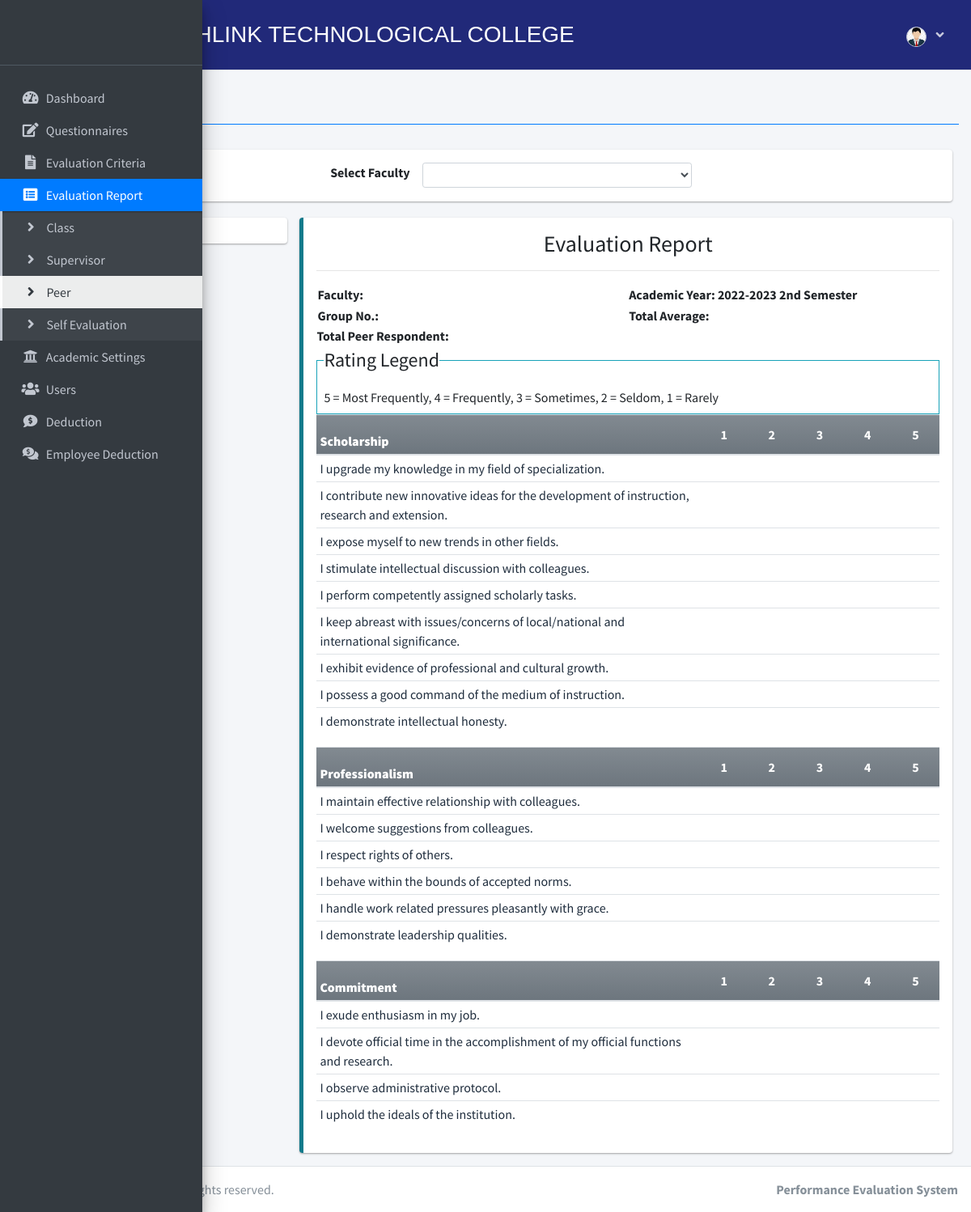
The page /index.php?page=peer (signed in) on the database its author committed.
### tables this page shows
CREATE TABLE `criteria_list` (
  `id` int(30) NOT NULL,
  `criteria` text NOT NULL,
  `type` int(10) NOT NULL COMMENT '(1=student, 2=faculty, 3=supervisor)',
  `order_by` int(30) NOT NULL
);

CREATE TABLE `faculty_que` (
  `id` int(10) NOT NULL,
  `question` text NOT NULL,
  `criteria_id` int(10) NOT NULL,
  `academic_id` int(10) NOT NULL,
  `order_by` int(10) NOT NULL
);

### admin/peer.php (the view, shortened to what this page needs)
<?php $faculty_id = isset($_GET['fid']) ? $_GET['fid'] : ''; ?>
<?php
function ordinal_suffix($num)
{
	$num = $num % 100;
	if ($num < 11 || $num > 13) {
		switch ($num % 10) {
			case 2:
				return $num . 'nd';
		}
	}
	return $num . 'th';
}
?>
<div class="col-lg-12">
	<div class="callout callout-info">
		<div class="d-flex w-100 justify-content-center align-items-center">
			<label for="faculty">Select Faculty</label>
			<div class=" mx-2 col-md-4">
				<select name="" id="faculty_id" class="form-control form-control-sm select2">
					<option value=""></option>
					<?php
					$faculty = $conn->query("SELECT *,concat(firstname,' ',lastname) as name FROM faculty_list order by concat(firstname,' ',lastname) asc");
					while ($row = $faculty->fetch_assoc()):
						?>
						<option value="<?php echo $row['id'] ?>" <?php echo isset($faculty_id) && $faculty_id == $row['id'] ? "selected" : "" ?>><?php echo ucwords($row['name']) ?></option>
					<?php endwhile; ?>
				</select>
			</div>
		</div>
	</div>
	<div class="row">
	</div>
	<div class="row">
		<div class="col-md-3">
			<div class="callout callout-info">
			</div>
		</div>
		<div class="col-md-9">
			<div class="callout callout-info" id="printable">
				<div>
					<h3 class="text-center">Evaluation Report</h3>
					<hr>
					<table width="100%">
						<tr>
							<td width="50%">
								<p><b>Faculty: <span id="fname"></span></b></p>
							</td>
							<td width="50%">
								<p><b>Academic Year: <span id="ay">
											<?php echo $_SESSION['academic']['year'] . ' ' . (ordinal_suffix($_SESSION['academic']['semester'])) ?>
											Semester
										</span></b></p>
							</td>
						</tr>
						<tr>
							<td width="50%">
								<p><b>Group No.: <span id="subjectField"></span></b></p>
							</td>
							<td width="50%">
								<p><b>Total Average: <span id="overallAverage"></span></b></p>
							</td>
						</tr>
					</table>
					<p class=""><b>Total Peer Respondent: <span id="tse"></span></b></p>
				</div>
				<fieldset class="border border-info p-2 w-100">
					<legend class="w-auto">Rating Legend</legend>
					<p>5 = Most Frequently, 4 = Frequently, 3 = Sometimes, 2 = Seldom, 1 = Rarely</p>
				</fieldset>
				<?php
				$criteria = $conn->query("SELECT * FROM criteria_list where id in (SELECT criteria_id FROM faculty_que where academic_id = {$_SESSION['academic']['id']} ) order by abs(order_by) asc ");
				while ($crow = $criteria->fetch_assoc()):
					?>
					<table class="table table-condensed wborder">
						<thead>
							<tr class="bg-gradient-secondary">
								<th class=" p-1"><b>
										<?php echo $crow['criteria'] ?>
									</b></th>
								<th width="5%" class="text-center">1</th>
								<th width="5%" class="text-center">2</th>
								<th width="5%" class="text-center">3</th>
								<th width="5%" class="text-center">4</th>
								<th width="5%" class="text-center">5</th>
							</tr>
						</thead>
						<tbody class="tr-sortable">
							<?php
							$questions = $conn->query("SELECT * FROM faculty_que where criteria_id = {$crow['id']} and academic_id = {$_SESSION['academic']['id']} order by abs(order_by) asc ");
							while ($row = $questions->fetch_assoc()):
								?>
								<tr class="bg-white">
									<td class="p-1" width="40%">
										<?php echo $row['question'] ?>
									</td>
									<?php for ($c = 1; $c <= 5; $c++): ?>
										<td class="text-center">
						</div>
						</td>
					<?php endfor; ?>
					</tr>
				<?php endwhile; ?>
				</tbody>
				</table>
			<?php endwhile; ?>

### rows shown on the page
criteria_list: criteria "Scholarship"
faculty_que: question "I upgrade my knowledge in my field of specialization."
faculty_que: question "I contribute new innovative ideas for the development of instruction, research and extension."
faculty_que: question "I expose myself to new trends in other fields."
faculty_que: question "I stimulate intellectual discussion with colleagues."
faculty_que: question "I perform competently assigned scholarly tasks."
faculty_que: question "I keep abreast with issues/concerns of local/national and international significance."
faculty_que: question "I exhibit evidence of professional and cultural growth."
faculty_que: question "I possess a good command of the medium of instruction."
faculty_que: question "I demonstrate intellectual honesty."
criteria_list: criteria "Professionalism"
faculty_que: question "I maintain effective relationship with colleagues."
faculty_que: question "I welcome suggestions from colleagues."
faculty_que: question "I respect rights of others."
faculty_que: question "I behave within the bounds of accepted norms."
faculty_que: question "I handle work related pressures pleasantly with grace."
faculty_que: question "I demonstrate leadership qualities."
criteria_list: criteria "Commitment"
faculty_que: question "I exude enthusiasm in my job."
faculty_que: question "I devote official time in the accomplishment of my official functions and research."
faculty_que: question "I observe administrative protocol."
faculty_que: question "I uphold the ideals of the institution."

### other values the page prints
$title "Peer"
$_SESSION['academic']['year'] "2022-2023"
ordinal_suffix($_SESSION['academic']['semester']) "2nd"
$_SESSION['system']['name'] "Performance Evaluation System"
